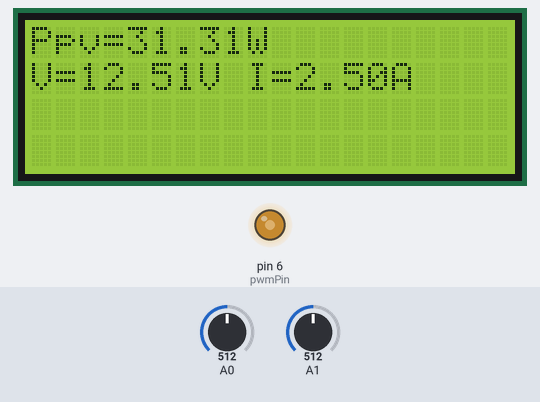
Recording of a sketch running on a simulated Arduino Uno, built with avr-gcc and run on an emulated ATmega328P. Parts: 20×4 character LCD, output pins drawn as LEDs (lit = HIGH). The test bench sets the inputs (shaded band); at power-on: A0 = 512, A1 = 512. What the sketch prints to the serial monitor is not drawn.

Above: at 3.3 s.
3.4 s: A0 set to 416
At 3.8 s:
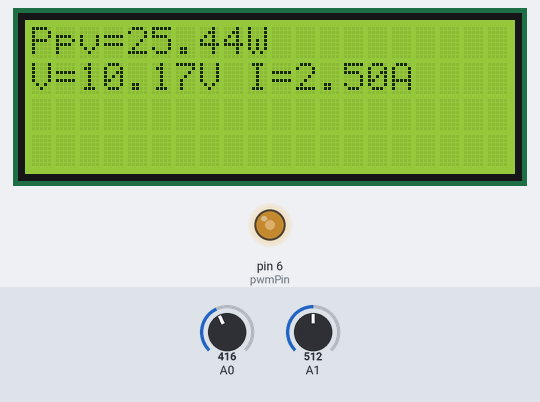
4.9 s: A0 set to 396
At 5.4 s:
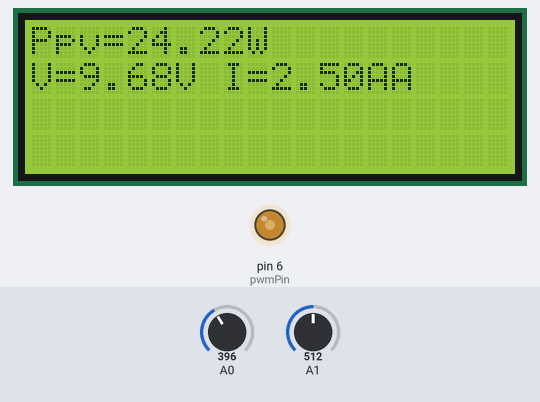
6.4 s: A1 set to 226
At 6.7 s:
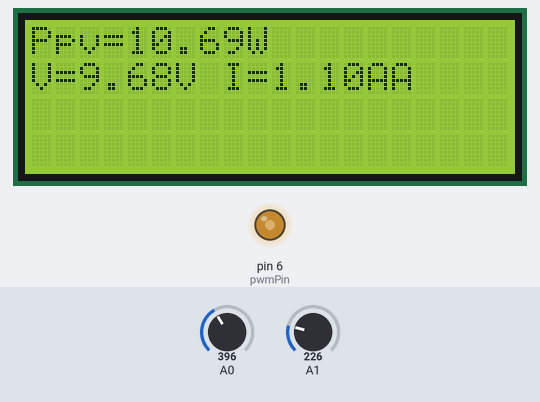
7.9 s: A1 set to 205
At 9.1 s:
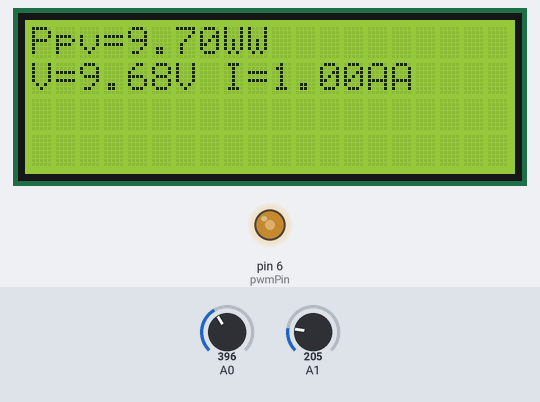
9.4 s: A1 set to 250
At 10.3 s:
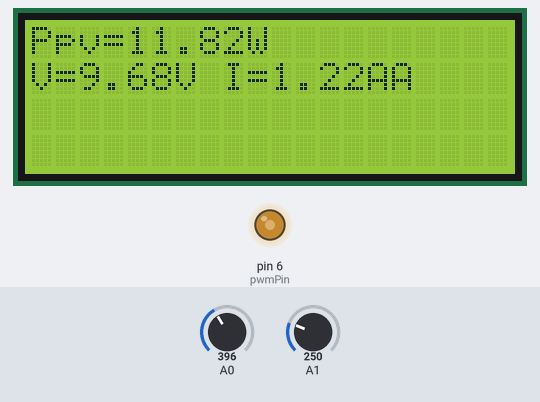
10.9 s: A0 set to 347
At 11.7 s:
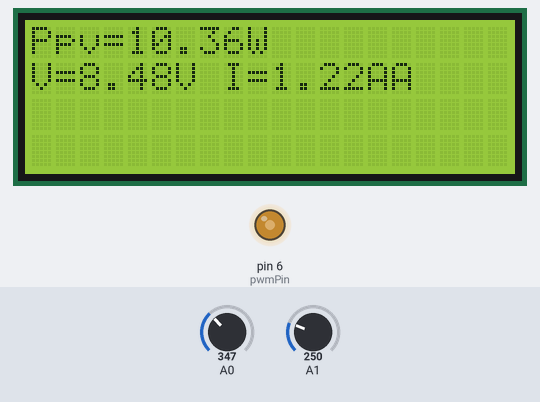
12.4 s: A0 set to 325
Timing chart, 0 to 14.9 s (numbered marks = the images above; inputs shaded):
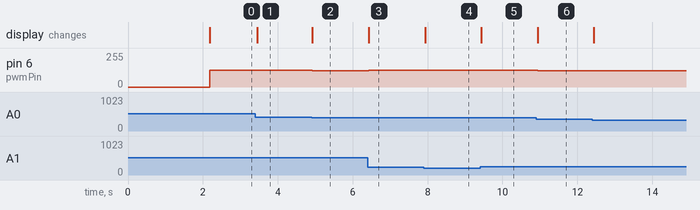

The sketch:

MPPT_SOLAR_CHARGE_CONTROLLER.ino
```cpp
#include <Wire.h>
#include <LiquidCrystal_I2C.h>
//LiquidCrystal_I2C lcd(0x38, 16, 2); // I2C address 0x27, 16 column and 2 rows
LiquidCrystal_I2C lcd(0x3F,20,4);  // set the LCD address to 0x27 for a 16 chars and 4 line display
//LiquidCrystal_I2C lcd(0x27,20,4);
// I2C connections
// vcc = +5V of arduino
// GND to ground pin of arduino
// SDA = to A4 pin of arduino
// SCK = to A5 pin of arduino

float sensorValue1 = 0;
float sensorValue2 = 0;
float voltageValue = 0;
float currentValue = 0;
float Power_now = 0, Power_anc=0, Current_anc =0,Voltage_anc=0, deltaI=0, deltaV=0 ;
float delta = 1.4;
float pwm = 128;
const int pwmPin = 6;
void setup()
{
  lcd.init();
  lcd.init();
  //Wire.begin();
  pinMode(pwmPin, OUTPUT);
  Serial.begin(9600);
  Serial.println("\nI2C Scanner");
  lcd.backlight();
  lcd.setCursor(0,0);
  lcd.print("SOLAR MPPT");
  lcd.setCursor(0,1);
  lcd.print("CHARGE");
  lcd.setCursor(0,2);
  lcd.print("CONTROLLER");
  delay(2000);
  lcd.clear();
}

void loop()
{
  sensorValue1 = analogRead(A0);   // voltage
  sensorValue2 = analogRead(A1);   // current
  voltageValue= (sensorValue1 * 5.0 /1023.0) *5;
  currentValue= (sensorValue2 * 5.0 /1023.0);
  //lcd.setCursor(0, 0);
  Power_now = voltageValue * currentValue;
  lcd.setCursor(0, 0);
  lcd.print("Ppv=");
  lcd.print(Power_now);
  lcd.print("W");
  lcd.setCursor(0, 1);
  lcd.print("V=");
  lcd.print(voltageValue);
  lcd.print("V I=");
  lcd.print(currentValue);
  lcd.print("A");
  deltaI= currentValue-Current_anc;
  deltaV= voltageValue-Voltage_anc;
 if(deltaV==0)
  { if(deltaI==0)
     {// nothing to do
     }
   else
    { if(deltaI>0)
       pwm=pwm-delta;
     else
       pwm=pwm+delta;
    }
  }
 else
  { if((voltageValue*deltaI)+(currentValue*deltaV)==0)
     {// nothing to do
     }

    else
     { if((deltaI/deltaV)+(currentValue/voltageValue)>0)

         pwm=pwm-delta;

      else
        pwm=pwm+delta;

     }
  }

Voltage_anc= voltageValue;
Current_anc= currentValue;
Power_anc=Power_now;
if(pwm > 240)
   pwm=240;
if (pwm < 15)
   pwm=15;
 analogWrite(pwmPin, pwm);

}
```

Measured:
- the behaviour switches between 409 and 408 on A0 (found by bisection; images 1 and 2)
- the behaviour switches between 212 and 211 on A1 (found by bisection; images 3 and 4)
- after the input at 3.4 s, pin 6 (pwmPin): 126/255 → 125/255 after 0.05 s; the display: changes after 0.05 s (image 1)
- after the input at 4.9 s, pin 6 (pwmPin): 125/255 → 123/255 at once; the display: changes at once (image 2)
- after the input at 6.4 s, pin 6 (pwmPin): 123/255 → 125/255 at once; the display: changes at once (image 3)
- after the input at 7.9 s, pin 6 (pwmPin): 125/255 → 126/255 at once; the display: changes at once (image 4)
- after the input at 9.4 s, pin 6 (pwmPin): 126/255 → 125/255 at once; the display: changes at once (image 5)
- after the input at 10.9 s, pin 6 (pwmPin): 125/255 → 123/255 at once; the display: changes at once (image 6)
- after the input at 12.4 s, pin 6 (pwmPin): 123/255 → 122/255 at once
